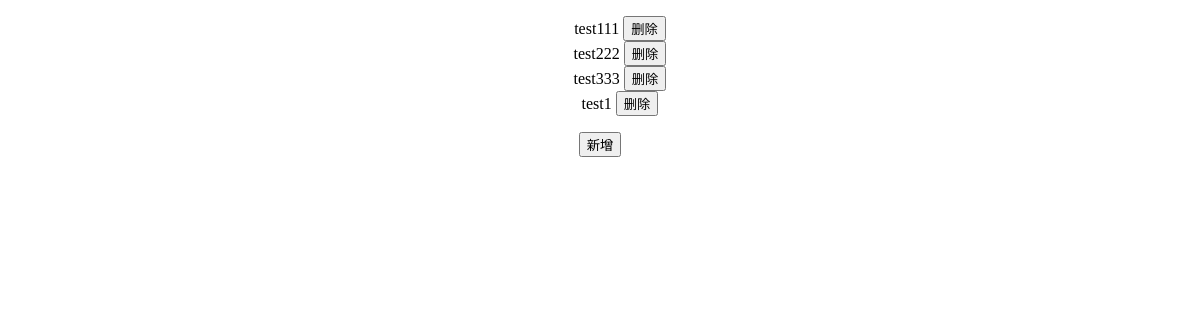
The app's page /, older data.
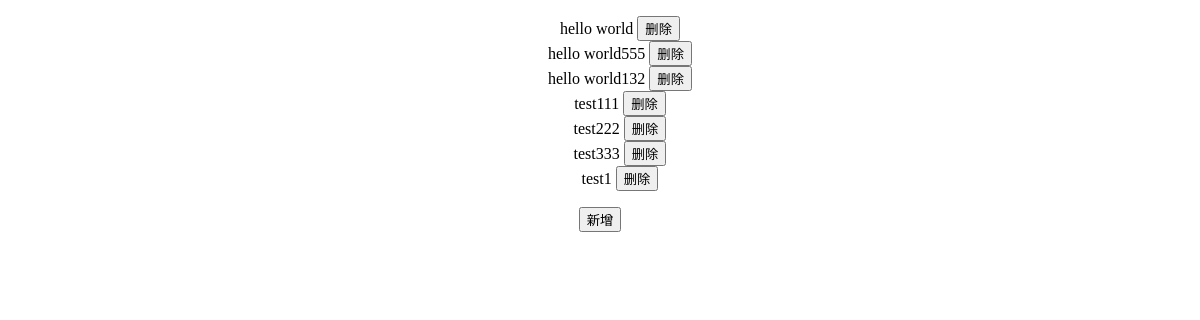
The same page, newer data.
### tables this page shows
CREATE TABLE todo (id INTEGER primary key AUTOINCREMENT, content varchar(50));

### todo/main.py (the view)
@app.route('/')
def index():
    db = TodoDB()
    todo = db.read_all()
    db.close()
    return render_template('index.html', data=todo)

### todo/db.py (called while the page is built)
    def cursor(self):
        return self.conn.cursor()

    def close(self):
        self.conn.close()

    def read_all(self):
        cursor = self.cursor()
        cursor = cursor.execute('select id,content from todo order by id desc')
        data = cursor.fetchall()
        cursor.close()
        return data

### todo/templates/index.html (shortened to what this page needs)
<!DOCTYPE html>
<html lang="en">
<head>
</head>
<body>
<center id="a">
<ul>
    {% for value in data %}
    <li> {{ value[1] }} <button onclick="myFunction({{ value[0] }})"> 删除 </button></li>
    {% endfor %}
</ul>
<button  onclick="showDialog()">新增</button>
</center>
</body>
</html>

Row changes from the older to the newer data that the page shows:
added todo: content "hello world"
added todo: content "hello world555"
added todo: content "hello world132"
